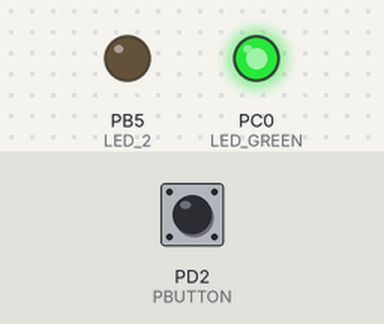
Recording of a program running on a simulated ATmega328P, built with avr-gcc and emulated at 16 MHz. Shown: output pins drawn as LEDs (lit = HIGH). The inputs (shaded band) are chosen by the test bench; at power-on: PD2 (PBUTTON) HIGH.

Above: at 1.2 s.
1.3 s: PD2 (PBUTTON) pulled LOW for 0.15 s
At 1.4 s:
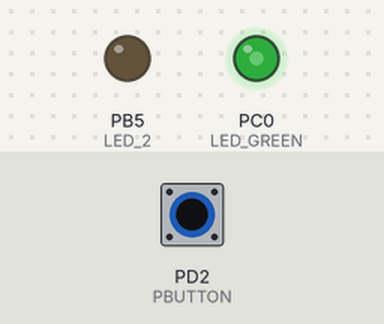
3.0 s: PD2 (PBUTTON) pulled LOW for 1 s
At 4.8 s:
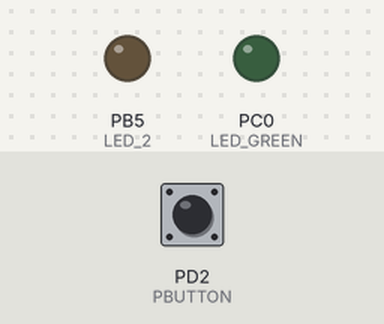
5.5 s: PD2 (PBUTTON) pulled LOW for 3.2 s
At 5.9 s:
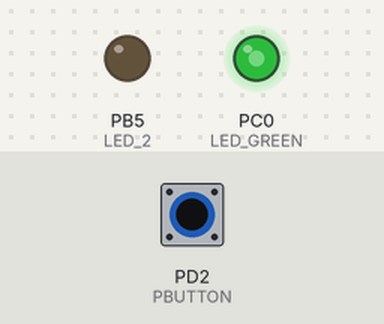
Timing chart, 0 to 10.2 s (numbered marks = the images above; inputs shaded):
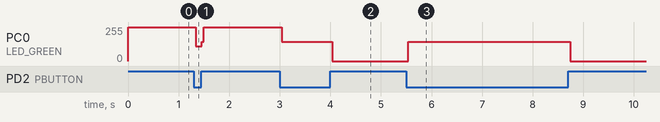

Measured:
- after the input at 1.3 s, PC0 (LED_GREEN): 255/255 → 109/255 at once, → 255/255 0.12 s later
- after the input at 3.0 s, PC0 (LED_GREEN): 255/255 → 146/255 at once, → 0/255 1.0 s later
- after the input at 5.5 s, PC0 (LED_GREEN): 0/255 → 146/255 at once, → 0/255 3.2 s later

The program:

main.cpp
```cpp
// (licence header left out)
/* Defines -----------------------------------------------------------*/
#define LED_GREEN   PC0
#define LED_2   PB5
#define PBUTTON   PD2         // AVR pin where green LED is connected
#define BLINK_DELAY 500
#ifndef F_CPU
# define F_CPU 16000000     // CPU frequency in Hz required for delay
#endif

/* Includes ----------------------------------------------------------*/
#include <util/delay.h>     // Functions for busy-wait delay loops
#include <avr/io.h>
#include <avr/sfr_defs.h>         // AVR device-specific IO definitions

/* Functions ---------------------------------------------------------*/
/**********************************************************************
 * Function: Main function where the program execution begins
 * Purpose:  Toggle two LEDs when a push button is pressed.
 * Returns:  none
 **********************************************************************/
int main(void)
{
    // Green LED at port B
    // Set pin as output in Data Direction Register...
    DDRC = DDRC | (1<<LED_GREEN);
    // ...and turn LED off in Data Register
    PORTC = PORTC & ~(1<<LED_GREEN);


    // Configure the second LED at port C
    DDRB = DDRB | (1<<LED_2);
    // ...and turn LED off in Data Register
    PORTB = PORTB & ~(1<<LED_2);

        // Configure the second LED at port C
    DDRD = DDRD | (0<<PBUTTON);
        // ...and turn LED off in Data Register
    PORTD = PORTD & ~(1<<PBUTTON);

    // Configure Push button at port D and enable internal pull-up resistor
    PORTC = PORTC ^ (1<<LED_GREEN);
    // Infinite loop
    while (1)
    {
        // Pause several milliseconds
        if(bit_is_clear(PIND,PBUTTON)){
            PORTC = PORTC ^ (1<<LED_GREEN);

        }

        // WRITE YOUR CODE HERE
    }

    // Will never reach this
    return 0;
}
```
